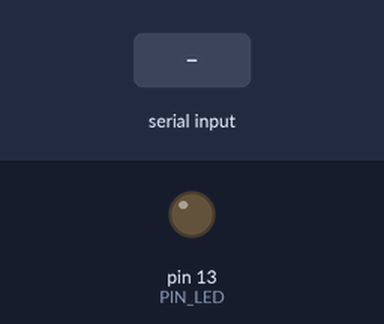
The sketch below on a simulated Arduino Uno, built with avr-gcc and run on an emulated ATmega328P. On the bench: output pins drawn as LEDs (lit = HIGH). The inputs (shaded band) are chosen by the test bench. What the sketch prints to the serial monitor is not drawn.

Above: at 1.7 s.
1.8 s: "1" received over Serial
Timing chart, 0 to 4.8 s (numbered marks = the images above; inputs shaded):
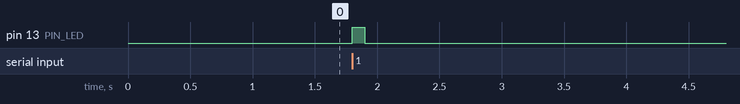

Measured:
- after the input at 1.8 s, pin 13 (PIN_LED): LOW → HIGH at once, → LOW 0.10 s later

The sketch:

core.ino
```cpp
const int SERIAL_COMM_SPEED = 9600; //Bits per second to send serial data.
const int SERIAL_COMM_POST_DELAY = 500; //Milliseconds to delay after sending SERIAL_COMM_MSG_BTN_PRESSED before continuing execution.

const String SERIAL_COMM_MSG_PING = "btnping"; //Sent by the computer to detect this device.
const String SERIAL_COMM_MSG_PONG = "btnpong"; //Send by the arduino to the computer to acknoledge the ping.
const String SERIAL_COMM_MSG_BTN_PRESSED = "btnpressed"; //Serial data to send when the button is pressed.
const String SERIAL_COMM_MSG_STOP = ";"; //Sent at the end of every command to indicate that the command is complete

const int PIN_LED = 13;

String serialCommBuffer;

void setup() {
  Serial.begin(SERIAL_COMM_SPEED);
  while(!Serial) {
    //Wait
  }

  serialCommBuffer = "";

  pinMode(PIN_LED, OUTPUT);
  digitalWrite(PIN_LED, LOW);

  sendSerialData(SERIAL_COMM_MSG_BTN_PRESSED);
}

void loop() {
  //Check for serial input
  readSerialData();
}

void readSerialData() {
  while (Serial.available() > 0) {
    digitalWrite(PIN_LED, HIGH);

    // read the incoming byte:
    int incomingByte = Serial.read();
    serialCommBuffer += char(incomingByte);
    delay(100);
  }
  digitalWrite(PIN_LED, LOW);
  processSerialComm();
}

void processSerialComm() {
  if(serialCommBuffer.length() > 0 && serialCommBuffer.indexOf(SERIAL_COMM_MSG_STOP) != -1) {
    String command = serialCommBuffer.substring(0, serialCommBuffer.indexOf(SERIAL_COMM_MSG_STOP));
    if(command.length() > 0) {
      if(command.equals(SERIAL_COMM_MSG_PING)) {
        sendSerialData(SERIAL_COMM_MSG_PONG);
      }

        serialCommBuffer = "";
    }
  }
}

void sendSerialData(String data) {
  Serial.print(data);
  Serial.print(SERIAL_COMM_MSG_STOP);
  delay(SERIAL_COMM_POST_DELAY);
}
```
